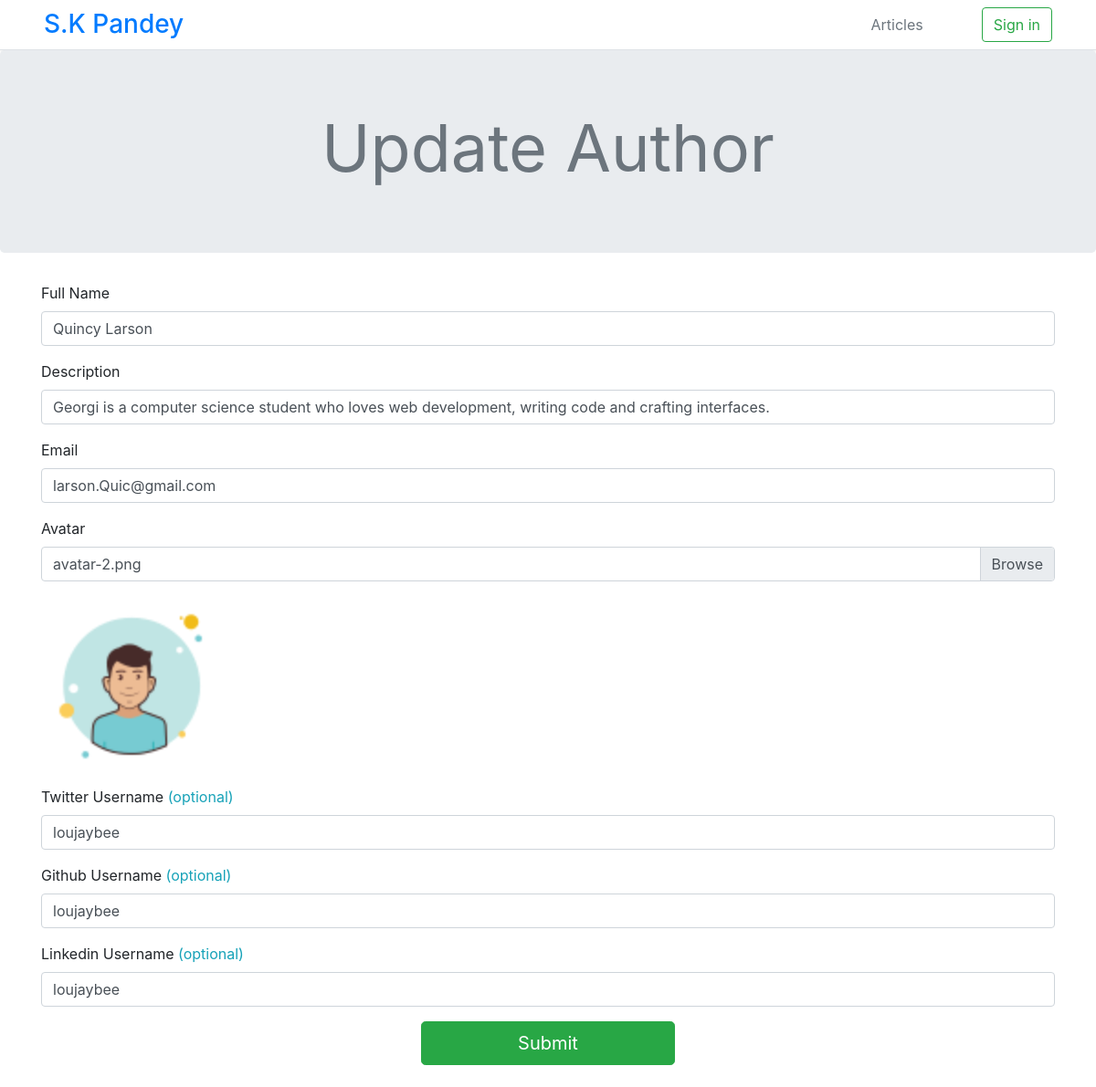
/update_author.php?id=1, run on the app's committed database.
### tables this page shows
CREATE TABLE `author` (
  `author_id` int(11) NOT NULL,
  `author_fullname` varchar(100) NOT NULL,
  `author_desc` varchar(255) NOT NULL DEFAULT 'Lorem ipsum dolor sit amet consectetur adipisicing elit. Nihil voluptatibus in ullam eum corrupti reiciendis.',
  `author_email` varchar(100) NOT NULL,
  `author_twitter` varchar(100) NOT NULL DEFAULT 'loujaybee',
  `author_github` varchar(100) NOT NULL DEFAULT 'loujaybee',
  `author_link` varchar(100) NOT NULL DEFAULT 'loujaybee',
  `author_avatar` varchar(255) NOT NULL
);

### update_author.php (the view, shortened to what this page needs)
<?php include "assest/head.php"; ?>
<?php
$author_id = $_GET["id"];
$stmt = $conn->prepare("SELECT * FROM author WHERE author_id = ?");
$stmt->execute([$author_id]);
$author = $stmt->fetch();
?>
</head>
<body>
    <?php include "assest/header.php" ?>
    <main role="main" class="main">
        <div class="jumbotron text-center">
            <h1 class="display-3 font-weight-normal text-muted">Update Author</h1>
        </div>
        <div class="container">
            <div class="row">
                <div class="col-lg-12 mb-4">
                    <form action="assest/update.php?type=author&id=<?= $author_id ?>&img=<?= $author["author_avatar"] ?>" method="POST" enctype="multipart/form-data">
                        <div class="form-group">
                            <label for="authName">Full Name</label>
                            <input type="text" class="form-control" name="authName" id="authName" value="<?= $author['author_fullname'] ?>">
                        </div>
                        <div class="form-group">
                            <label for="authDesc">Description</label>
                            <input type="text" class="form-control" name="authDesc" id="authDesc" value="<?= $author['author_desc'] ?>">
                        </div>
                        <div class="form-group">
                            <label for="authEmail">Email</label>
                            <input type="text" class="form-control" name="authEmail" id="authEmail" value="<?= $author['author_email'] ?>">
                        </div>
                        <div class="form-group">
                            <label for="authImage">Avatar</label>
                            <div class="custom-file">
                                <label class="custom-file-label" for="authImage"> <?= $author['author_avatar'] ?> </label>
                            </div>
                        </div>
                        <div class="my-2" style="width: 200px;">
                            <img class="w-100 h-auto" src="img/avatar/<?= $author['author_avatar'] ?>" alt="">
                        </div>
                        <div class="form-group">
                            <label for="authTwitter">Twitter Username <span class="text-info">(optional)</span></label>
                            <input type="text" class="form-control" name="authTwitter" id="authTwitter" value="<?= $author['author_twitter'] ?>">
                        </div>
                        <div class="form-group">
                            <label for="authGithub">Github Username <span class="text-info">(optional)</span></label>
                            <input type="text" class="form-control" name="authGithub" id="authGithub" value="<?= $author['author_github'] ?>">
                        </div>
                        <div class="form-group">
                            <label for="authLinkedin">Linkedin Username <span class="text-info">(optional)</span></label>
                            <input type="text" class="form-control" name="authLinkedin" id="authLinkedin" value="<?= $author['author_link'] ?>">
                        </div>
                        <div class="text-center">
                            <button type="submit" name="update" class="btn btn-success btn-lg w-25">Submit</button>
                        </div>
                    </form>
                </div>
            </div>
        </div>
    </main>
</body>
</html>

### data on the page
author: authName "Quincy Larson", authDesc "Georgi is a computer science student who loves web development, writing code and crafting interfaces.", authEmail "larson.Quic@gmail.com", author_avatar "avatar-2.png", author_avatar (picture), authTwitter "loujaybee", authGithub "loujaybee", authLinkedin "loujaybee"
